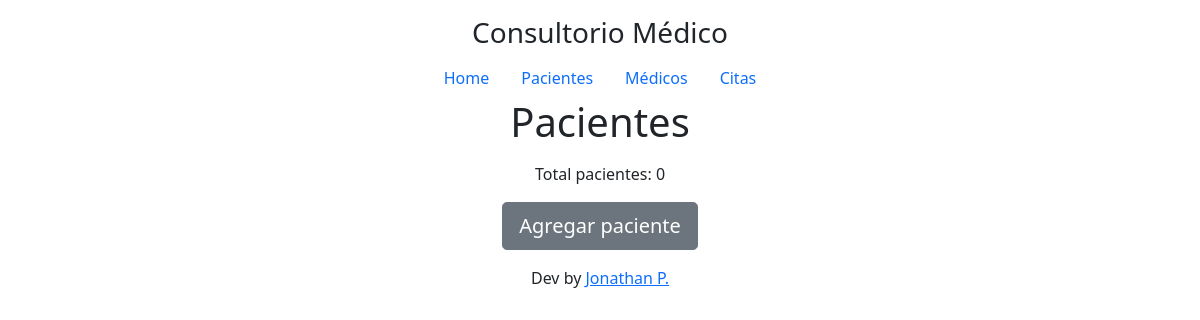
The app's page /pacientes, older data.
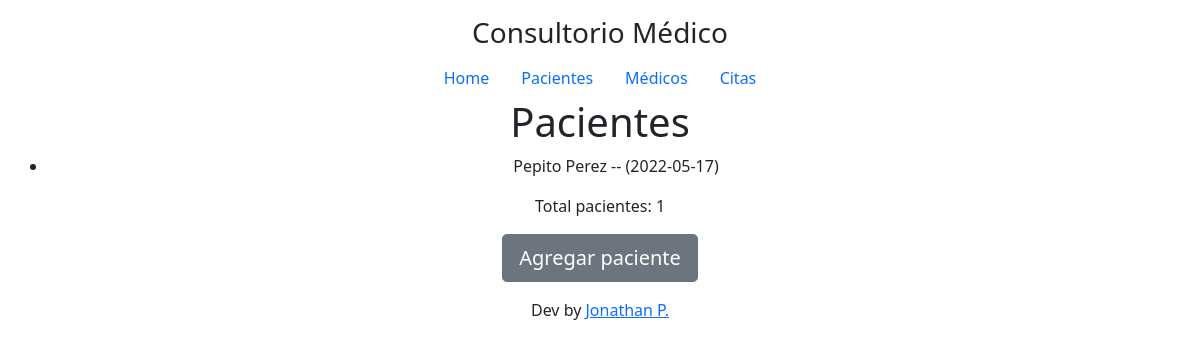
The same page, newer data.
### consultorio/models.py (models this page shows, shortened)
class Paciente(models.Model):
    uniqueId = models.AutoField(primary_key=True)
    nombre = models.CharField(max_length=100)
    apellido = models.CharField(max_length=100)
    fecha_de_nacimiento = models.DateField()
    def __str__(self) -> str:
        return f"{self.nombre} {self.apellido} -- ({self.fecha_de_nacimiento})"

### consultorio/views.py (the view)
# urls.py: path('pacientes', views.pacientes, name='pacientes'),
def pacientes(request):
    p = Paciente.objects.all()
    context = {
        "lista_pacientes": p,
        "numero_pacientes": len(p),
    }
    return render(request, 'pacientes.html', context)

### consultorio/templates/pacientes.html (shortened to what this page needs)
{% extends './base.html' %}
{% load static %}
{% block titulo %}
Pacientes
{% endblock %}
{% block lead %}
<ul>
{% for paciente in lista_pacientes %}
    <li>
        {{ paciente }}
    </li>
{% endfor %}
</ul>
<p> Total pacientes: {{ numero_pacientes }} </p>
<p class="lead">
    <a href="#" class="btn btn-lg btn-secondary">Agregar paciente</a>
</p>
{% endblock %}

Row changes from the older to the newer data that the page shows:
added Paciente: nombre+apellido+fecha_de_nacimiento "Pepito Perez -- (2022-05-17)"
Text that changed along with them:
{{ numero_pacientes }}: "0" → "1"
